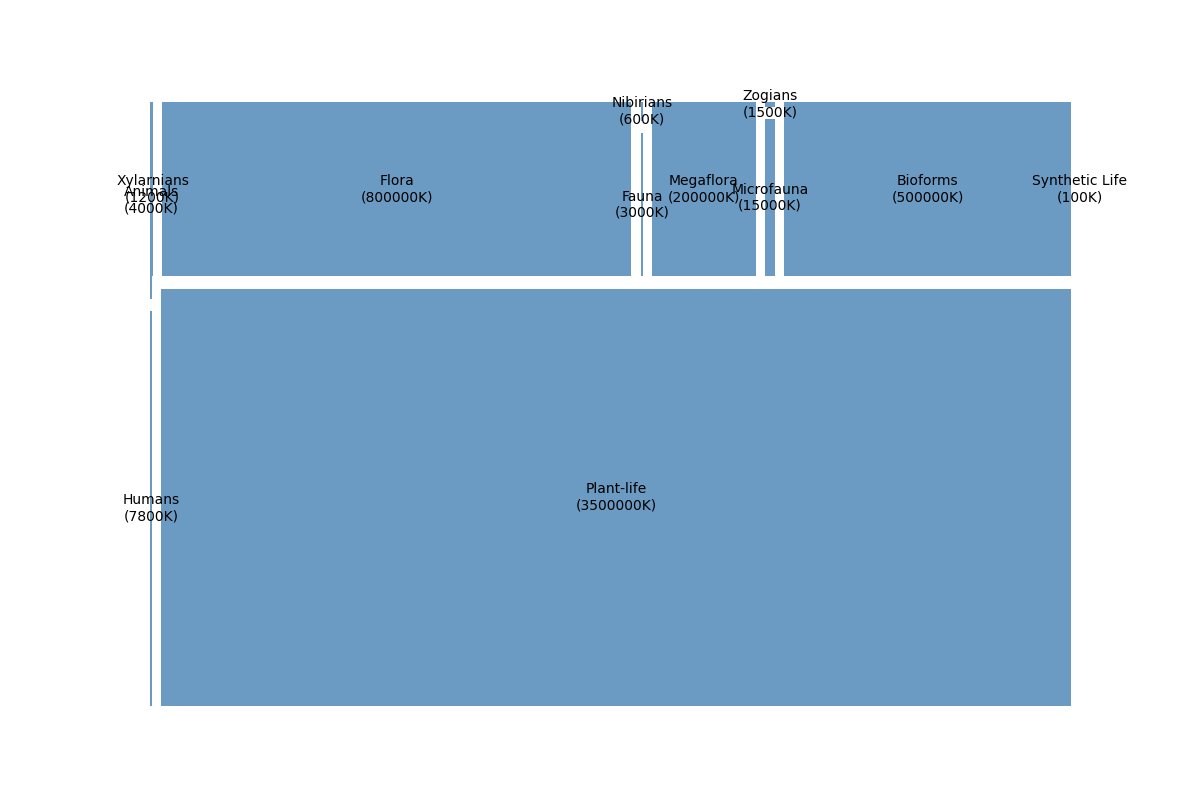

Write the Python code that produced this figure.
import matplotlib.pyplot as plt
import squarify

universe_population = {
    "Planet Earth": {
        "Humans": 7800,
        "Animals": 4000,
        "Plant-life": 3500000
    },
    "Planet Xylarn": {
        "Xylarnians": 1200,
        "Flora": 800000,
        "Fauna": 3000
    },
    "Planet Nibiru": {
        "Nibirians": 600,
        "Megaflora": 200000,
        "Microfauna": 15000
    },
    "Planet Zog": {
        "Zogians": 1500,
        "Bioforms": 500000,
        "Synthetic Life": 100
    }
}

labels = []
sizes = []

# Assigning a static color manually as we are removing stylistic colors
color = '#4682b4'

# Prepare the data for the tree map
for planet, species in universe_population.items():
    for spec, population in species.items():
        labels.append(f"{spec}\n({population}K)")
        sizes.append(population)

plt.figure(figsize=(12, 8))
squarify.plot(sizes=sizes, label=labels, color=color, alpha=0.8, pad=3, text_kwargs={'fontsize': 10})

plt.axis('off')

plt.show()
